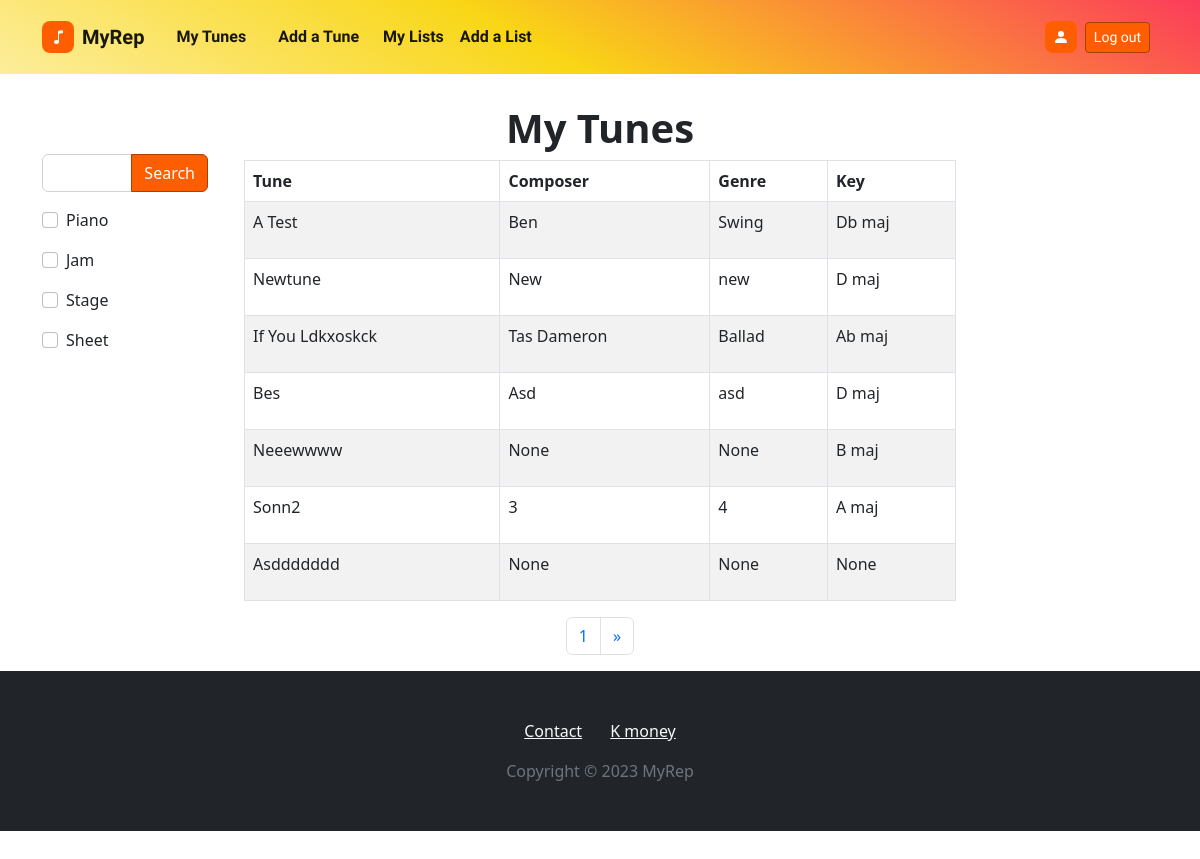
Page /tunes/1/ (signed in) on the committed database.
### tunes/models.py (models this page shows, shortened)
class UserTune(models.Model):
    user = models.ForeignKey(settings.AUTH_USER_MODEL, on_delete=models.CASCADE)
    tune = models.ForeignKey(Tune, on_delete=models.CASCADE)
    notes = models.TextField(max_length=400,null=True,blank=True)
    lyrics = models.TextField(max_length=10000, null=True, blank=True)
    playonpiano = models.BooleanField(default=False)
    playonjamsession = models.BooleanField(default=False)
    playonstage = models.BooleanField(default=False)
    havesheet = models.BooleanField(default=False)
    sheet = models.FileField(upload_to= tunes_user_directory_path , blank=True, null=True, validators=[validate_file_extension, validate_file_size])
    updated = models.DateField(auto_now=True)
    created = models.DateField(auto_now_add=True)
    public = models.BooleanField(default=False)
    objects = UserTuneManager()

class Tune(models.Model):
    KEY_CHOICHES = (
        ('C maj','C maj'), ('G maj','G maj'), ('D maj','D maj'), ('A maj','A maj'), ('E maj','E maj'), ('F maj','F maj'),
        ('B maj','B maj'), ('Cb maj','Cb maj'), ('Gb maj','Gb maj'), ('F# maj','F# maj'), ('Db maj','Db maj'),
        ('C# maj','C# maj'), ('Ab maj','Ab maj'), ('Eb maj','Eb maj'), ('Bb maj','Bb maj')
    )
    name = models.CharField(max_length=100)
    composer = models.CharField(max_length=100, null=True, blank=True)
    key = models.CharField(max_length=15, null=True, blank=True, choices=KEY_CHOICHES)
    genre = models.CharField(max_length=100, null=True, blank=True)

### tunes/views.py (the view)
# urls.py: path('tunes/<int:pk>/', usertune_list_view, name='tunes-list-view'),
@login_required
def usertune_list_view(request, pk):
    User = get_user_model()
    user = User.objects.get(id=pk)
    query = request.GET.get('q')
    piano = request.GET.get('playonpiano')
    jam = request.GET.get('playonjamsession')
    stage = request.GET.get('playonstage')
    sheet = request.GET.get('havesheet')
    qs = UserTune.objects.all().filter(user=user).order_by('-updated')
    hx_url = f'/hx/tunes/{pk}/?'
    if query is not None:
        qs = UserTune.objects.search(query=query).filter(user=user)
        hx_url += f'q={query}&'
    if piano == 'on':
        qs = qs.filter(playonpiano=True)
        hx_url += 'playonpiano=on&'
    if jam == 'on':
        qs = qs.filter(playonjamsession=True)
        hx_url += 'playonjamsession=on&'
    if stage == 'on':
        qs = qs.filter(playonstage=True)
        hx_url += 'playonstage=on&'
    if sheet == 'on':
        qs = qs.filter(havesheet=True)
        hx_url += 'havesheet=on&'
    hx_url += 'page='
    search_form = UserTuneSearchForm()
    paginator = Paginator(qs, 7)
    page_number = request.GET.get('page')
    try:
        page_obj = paginator.get_page(page_number)
    except EmptyPage:
        page_obj = paginator.get_page(1)
    context = {
        'paginator': paginator,
        'page_obj' : page_obj,
        'search_form' : search_form,
        'hx_url': hx_url,
    }
    if user != request.user:
        return redirect('home-view')
    return render(request, 'pages/tune_list.html', context)

### tunes/forms.py
class UserTuneSearchForm(forms.ModelForm):
    q = forms.CharField(max_length=100, label='', required=False)
    class Meta:
        model = UserTune
        fields = ('playonpiano', 'playonjamsession', 'playonstage', 'havesheet')
        labels = {
        "playonpiano": "Piano",
        'playonjamsession': 'Jam',
        'playonstage': 'Stage',
        'havesheet': 'Sheet'
    }
    def __init__(self, *args, **kwargs):
        super().__init__(*args, **kwargs)
        self.helper = FormHelper()
        self.helper.form_tag = False
        self.helper.disable_csrf = True
        self.helper.layout = Layout(
                FieldWithButtons(
                    Field('q',), Submit('', 'Search')),
                'playonpiano',
                'playonjamsession',
                'playonstage',
                'havesheet'
        )

### accounts/models.py (called while the page is built)
    @property
    def is_active(self):
        return self.active

### templates/pages/tune_list.html (shortened to what this page needs)
{% extends 'main/main.html' %}
{% block left-content %}
    {% include 'main/search_form.html' %}
{% endblock left-content %}
{% block content %}
<head>
</head>
<body>
    <h1 style="font-weight: bold; text-align:center;">My Tunes</h1>
    <div class="container" style="min-height:50 vh" id='search-results'><table id="example" class="table table-striped table-bordered" cellspacing="0" width="100%">
        <thead>
            <tr>
                <th>Tune</th>
                <th>Composer</th>
                <th>Genre</th>
                <th>Key</th>
            </tr>
        </thead>
        <div>
            <tbody>
                {% for usertune in page_obj %}
                <tr>
                    <td><p><a class='text-start' href={% url 'tunes-detail-view' usertune.user.id usertune.id %}>{{usertune.tune.name|title}}</a></p></td>
                    <td><p class="text-start">{{usertune.tune.composer|title}}</p></td>
                    <td><p class="text-start">{{usertune.tune.genre}}</p></td>
                    <td><p class="text-start">{{usertune.tune.key}}</p></td>
                </tr>
                {% endfor %}
            </tbody>
    </table>
    <div id='pagination'>
        {% include 'main/pagination.html' %}
        </div>
    </div>
</div></table></div></body>
{% endblock content %}

### templates/pages/tune_list.html (style rules this page uses)
.text-start { text-decoration:none; color: inherit; }

### rows in the picture
UserTune: tune.name "A Test", tune.composer "Ben", tune.genre "Swing", tune.key "Db maj"
UserTune: tune.name "Newtune", tune.composer "New", tune.genre "new", tune.key "D maj"
UserTune: tune.name "If You Ldkxoskck", tune.composer "Tas Dameron", tune.genre "Ballad", tune.key "Ab maj"
UserTune: tune.name "Bes", tune.composer "Asd", tune.genre "asd", tune.key "D maj"
UserTune: tune.name "Neeewwww", tune.composer "None", tune.genre "None", tune.key "B maj"
UserTune: tune.name "Sonn2", tune.composer "3", tune.genre "4", tune.key "A maj"
UserTune: tune.name "Asddddddd", tune.composer "None", tune.genre "None", tune.key "None"

### other values in the picture
{{ page_obj.number }} "1"
